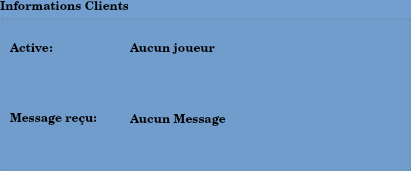
     <widget class="QGroupBox" name="groupBox">
      <property name="geometry">
       <rect>
        <x>10</x>
        <y>170</y>
        <width>411</width>
        <height>171</height>
       </rect>
      </property>
      <property name="palette">
       <palette>
        <active>
         <colorrole role="WindowText">
          <brush brushstyle="SolidPattern">
           <color alpha="255">
            <red>0</red>
            <green>0</green>
            <blue>0</blue>
           </color>
          </brush>
         </colorrole>
         <colorrole role="Button">
          <brush brushstyle="SolidPattern">
           <color alpha="255">
            <red>114</red>
            <green>159</green>
            <blue>207</blue>
           </color>
          </brush>
         </colorrole>
         <colorrole role="Light">
          <brush brushstyle="SolidPattern">
           <color alpha="255">
            <red>196</red>
            <green>225</green>
            <blue>255</blue>
           </color>
          </brush>
         </colorrole>
         <colorrole role="Midlight">
          <brush brushstyle="SolidPattern">
           <color alpha="255">
            <red>155</red>
            <green>192</green>
            <blue>231</blue>
           </color>
          </brush>
         </colorrole>
         <colorrole role="Dark">
          <brush brushstyle="SolidPattern">
           <color alpha="255">
            <red>57</red>
            <green>79</green>
            <blue>103</blue>
           </color>
          </brush>
         </colorrole>
         <colorrole role="Mid">
          <brush brushstyle="SolidPattern">
           <color alpha="255">
            <red>76</red>
            <green>106</green>
            <blue>138</blue>
           </color>
          </brush>
         </colorrole>
         <colorrole role="Text">
          <brush brushstyle="SolidPattern">
           <color alpha="255">
            <red>0</red>
            <green>0</green>
            <blue>0</blue>
           </color>
          </brush>
         </colorrole>
         <colorrole role="BrightText">
          <brush brushstyle="SolidPattern">
           <color alpha="255">
            <red>255</red>
            <green>255</green>
            <blue>255</blue>
           </color>
          </brush>
         </colorrole>
         <colorrole role="ButtonText">
          <brush brushstyle="SolidPattern">
           <color alpha="255">
            <red>0</red>
            <green>0</green>
            <blue>0</blue>
           </color>
          </brush>
         </colorrole>
         <colorrole role="Base">
          <brush brushstyle="SolidPattern">
           <color alpha="255">
            <red>255</red>
            <green>255</green>
            <blue>255</blue>
           </color>
          </brush>
         </colorrole>
         <colorrole role="Window">
          <brush brushstyle="SolidPattern">
           <color alpha="255">
            <red>114</red>
            <green>159</green>
            <blue>207</blue>
           </color>
          </brush>
         </colorrole>
         <colorrole role="Shadow">
          <brush brushstyle="SolidPattern">
           <color alpha="255">
            <red>0</red>
            <green>0</green>
            <blue>0</blue>
           </color>
          </brush>
         </colorrole>
         <colorrole role="AlternateBase">
          <brush brushstyle="SolidPattern">
           <color alpha="255">
            <red>184</red>
            <green>207</green>
            <blue>231</blue>
           </color>
          </brush>
         </colorrole>
         <colorrole role="ToolTipBase">
          <brush brushstyle="SolidPattern">
           <color alpha="255">
            <red>255</red>
            <green>255</green>
            <blue>220</blue>
           </color>
          </brush>
         </colorrole>
         <colorrole role="ToolTipText">
          <brush brushstyle="SolidPattern">
           <color alpha="255">
            <red>0</red>
            <green>0</green>
            <blue>0</blue>
           </color>
          </brush>
         </colorrole>
         <colorrole role="PlaceholderText">
          <brush brushstyle="SolidPattern">
           <color alpha="128">
            <red>0</red>
            <green>0</green>
            <blue>0</blue>
           </color>
          </brush>
         </colorrole>
        </active>
        <inactive>
         <colorrole role="WindowText">
          <brush brushstyle="SolidPattern">
           <color alpha="255">
            <red>0</red>
            <green>0</green>
            <blue>0</blue>
           </color>
          </brush>
         </colorrole>
         <colorrole role="Button">
          <brush brushstyle="SolidPattern">
           <color alpha="255">
            <red>114</red>
            <green>159</green>
            <blue>207</blue>
           </color>
          </brush>
         </colorrole>
         <colorrole role="Light">
          <brush brushstyle="SolidPattern">
           <color alpha="255">
            <red>196</red>
            <green>225</green>
            <blue>255</blue>
           </color>
          </brush>
         </colorrole>
         <colorrole role="Midlight">
          <brush brushstyle="SolidPattern">
           <color alpha="255">
            <red>155</red>
            <green>192</green>
            <blue>231</blue>
           </color>
          </brush>
         </colorrole>
         <colorrole role="Dark">
          <brush brushstyle="SolidPattern">
           <color alpha="255">
            <red>57</red>
            <green>79</green>
            <blue>103</blue>
           </color>
          </brush>
         </colorrole>
         <colorrole role="Mid">
          <brush brushstyle="SolidPattern">
           <color alpha="255">
            <red>76</red>
            <green>106</green>
            <blue>138</blue>
           </color>
          </brush>
         </colorrole>
         <colorrole role="Text">
          <brush brushstyle="SolidPattern">
           <color alpha="255">
            <red>0</red>
            <green>0</green>
            <blue>0</blue>
           </color>
          </brush>
         </colorrole>
         <colorrole role="BrightText">
          <brush brushstyle="SolidPattern">
           <color alpha="255">
            <red>255</red>
            <green>255</green>
            <blue>255</blue>
           </color>
          </brush>
         </colorrole>
         <colorrole role="ButtonText">
          <brush brushstyle="SolidPattern">
           <color alpha="255">
            <red>0</red>
            <green>0</green>
            <blue>0</blue>
           </color>
          </brush>
         </colorrole>
         <colorrole role="Base">
          <brush brushstyle="SolidPattern">
           <color alpha="255">
            <red>255</red>
            <green>255</green>
            <blue>255</blue>
           </color>
          </brush>
         </colorrole>
         <colorrole role="Window">
          <brush brushstyle="SolidPattern">
           <color alpha="255">
            <red>114</red>
            <green>159</green>
            <blue>207</blue>
           </color>
          </brush>
         </colorrole>
         <colorrole role="Shadow">
          <brush brushstyle="SolidPattern">
           <color alpha="255">
            <red>0</red>
            <green>0</green>
            <blue>0</blue>
           </color>
          </brush>
         </colorrole>
         <colorrole role="AlternateBase">
          <brush brushstyle="SolidPattern">
           <color alpha="255">
            <red>184</red>
            <green>207</green>
            <blue>231</blue>
           </color>
          </brush>
         </colorrole>
         <colorrole role="ToolTipBase">
          <brush brushstyle="SolidPattern">
           <color alpha="255">
            <red>255</red>
            <green>255</green>
            <blue>220</blue>
           </color>
          </brush>
         </colorrole>
         <colorrole role="ToolTipText">
          <brush brushstyle="SolidPattern">
           <color alpha="255">
            <red>0</red>
            <green>0</green>
            <blue>0</blue>
           </color>
          </brush>
         </colorrole>
         <colorrole role="PlaceholderText">
          <brush brushstyle="SolidPattern">
           <color alpha="128">
            <red>0</red>
            <green>0</green>
            <blue>0</blue>
           </color>
          </brush>
         </colorrole>
        </inactive>
        <disabled>
         <colorrole role="WindowText">
          <brush brushstyle="SolidPattern">
           <color alpha="255">
            <red>57</red>
            <green>79</green>
            <blue>103</blue>
           </color>
          </brush>
         </colorrole>
         <colorrole role="Button">
          <brush brushstyle="SolidPattern">
           <color alpha="255">
            <red>114</red>
            <green>159</green>
            <blue>207</blue>
           </color>
          </brush>
         </colorrole>
         <colorrole role="Light">
          <brush brushstyle="SolidPattern">
           <color alpha="255">
            <red>196</red>
            <green>225</green>
            <blue>255</blue>
           </color>
          </brush>
         </colorrole>
         <colorrole role="Midlight">
          <brush brushstyle="SolidPattern">
           <color alpha="255">
            <red>155</red>
            <green>192</green>
            <blue>231</blue>
           </color>
          </brush>
         </colorrole>
         <colorrole role="Dark">
          <brush brushstyle="SolidPattern">
           <color alpha="255">
            <red>57</red>
            <green>79</green>
            <blue>103</blue>
           </color>
          </brush>
         </colorrole>
         <colorrole role="Mid">
          <brush brushstyle="SolidPattern">
           <color alpha="255">
            <red>76</red>
            <green>106</green>
            <blue>138</blue>
           </color>
          </brush>
         </colorrole>
         <colorrole role="Text">
          <brush brushstyle="SolidPattern">
           <color alpha="255">
            <red>57</red>
            <green>79</green>
            <blue>103</blue>
           </color>
          </brush>
         </colorrole>
         <colorrole role="BrightText">
          <brush brushstyle="SolidPattern">
           <color alpha="255">
            <red>255</red>
            <green>255</green>
            <blue>255</blue>
           </color>
          </brush>
         </colorrole>
         <colorrole role="ButtonText">
          <brush brushstyle="SolidPattern">
           <color alpha="255">
            <red>57</red>
            <green>79</green>
            <blue>103</blue>
           </color>
          </brush>
         </colorrole>
         <colorrole role="Base">
          <brush brushstyle="SolidPattern">
           <color alpha="255">
            <red>114</red>
            <green>159</green>
            <blue>207</blue>
           </color>
          </brush>
         </colorrole>
         <colorrole role="Window">
          <brush brushstyle="SolidPattern">
           <color alpha="255">
            <red>114</red>
            <green>159</green>
            <blue>207</blue>
           </color>
          </brush>
         </colorrole>
         <colorrole role="Shadow">
          <brush brushstyle="SolidPattern">
           <color alpha="255">
            <red>0</red>
            <green>0</green>
            <blue>0</blue>
           </color>
          </brush>
         </colorrole>
         <colorrole role="AlternateBase">
          <brush brushstyle="SolidPattern">
           <color alpha="255">
            <red>114</red>
            <green>159</green>
            <blue>207</blue>
           </color>
          </brush>
         </colorrole>
         <colorrole role="ToolTipBase">
          <brush brushstyle="SolidPattern">
           <color alpha="255">
            <red>255</red>
            <green>255</green>
            <blue>220</blue>
           </color>
          </brush>
         </colorrole>
         <colorrole role="ToolTipText">
          <brush brushstyle="SolidPattern">
           <color alpha="255">
            <red>0</red>
            <green>0</green>
            <blue>0</blue>
           </color>
          </brush>
         </colorrole>
         <colorrole role="PlaceholderText">
          <brush brushstyle="SolidPattern">
           <color alpha="128">
            <red>0</red>
            <green>0</green>
            <blue>0</blue>
           </color>
          </brush>
         </colorrole>
        </disabled>
       </palette>
      </property>
      <property name="font">
       <font>
        <family>Century Schoolbook L</family>
        <weight>75</weight>
        <bold>true</bold>
       </font>
      </property>
      <property name="title">
       <string>Informations Clients</string>
      </property>
      <widget class="QLabel" name="label_6">
       <property name="geometry">
        <rect>
         <x>130</x>
         <y>40</y>
         <width>161</width>
         <height>19</height>
        </rect>
       </property>
       <property name="text">
        <string>Aucun joueur</string>
       </property>
      </widget>
      <widget class="QLabel" name="label_5">
       <property name="geometry">
        <rect>
         <x>10</x>
         <y>40</y>
         <width>67</width>
         <height>19</height>
        </rect>
       </property>
       <property name="text">
        <string>Active:</string>
       </property>
      </widget>
      <widget class="QLabel" name="label_3">
       <property name="geometry">
        <rect>
         <x>10</x>
         <y>110</y>
         <width>111</width>
         <height>19</height>
        </rect>
       </property>
       <property name="text">
        <string>Message reçu: </string>
       </property>
      </widget>
      <widget class="QLabel" name="label_4">
       <property name="geometry">
        <rect>
         <x>130</x>
         <y>100</y>
         <width>261</width>
         <height>41</height>
        </rect>
       </property>
       <property name="text">
        <string>Aucun Message</string>
       </property>
      </widget>
     </widget>
